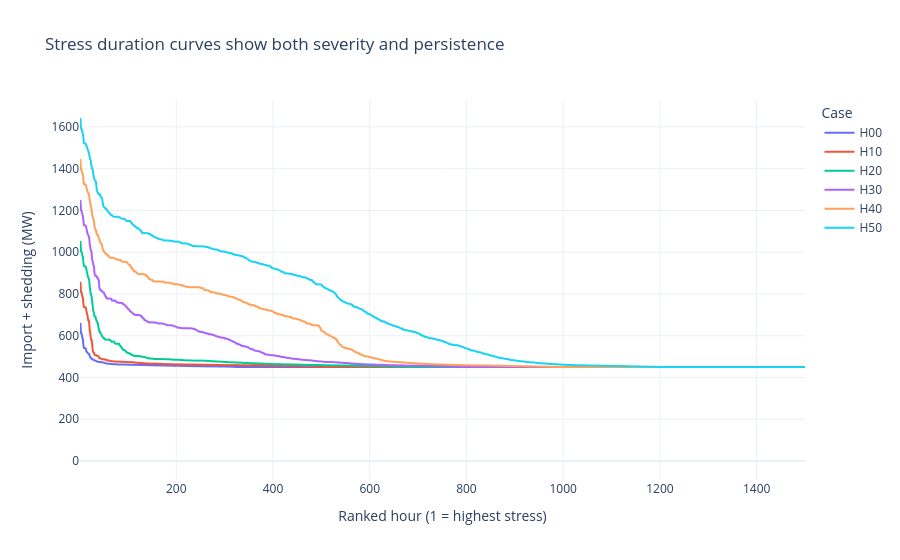

Here is the notebook cell this chart was saved with:
### Markdown cell above
## 5. Duration curves: how many hours are truly severe?

Duration curves rank hourly stress from highest to lowest. They distinguish a short, sharp peak from a persistent operating problem.

### Code cell
fig = px.line(duration, x='rank_hour', y='combined_mw_desc', color='scenario',
              labels={'rank_hour':'Ranked hour (1 = highest stress)','combined_mw_desc':'Import + shedding (MW)','scenario':'Case'},
              title='Stress duration curves show both severity and persistence',
              hover_data={'imports_mw_desc':':.1f','shedding_mw_desc':':.1f'})
fig.update_xaxes(range=[1,1500])
fig.update_layout(template='plotly_white')
fig.show()

### Figure 1 — Plotly figure (JSON) as saved in the notebook; plotly's stock layout.template omitted (floating-point values rounded to 4 significant figures; data arrays with more than 128 entries replaced by an {"elided": "..."} marker saying what was removed)
{"data": [{"customdata": {"elided": "8760x2 float values"}, "hovertemplate": "Case=H00<br>Ranked hour (1 = highest stress)=%{x}<br>Import + shedding (MW)=%{y}<br>imports_mw_desc=%{customdata[0]:.1f}<br>shedding_mw_desc=%{customdata[1]:.1f}<extra></extra>", "legendgroup": "H00", "line": {"color": "#636efa", "dash": "solid"}, "marker": {"symbol": "circle"}, "mode": "lines", "name": "H00", "showlegend": true, "type": "scattergl", "x": {"elided": "8760 int values"}, "xaxis": "x", "y": {"elided": "8760 float values"}, "yaxis": "y"}, {"customdata": {"elided": "8760x2 float values"}, "hovertemplate": "Case=H10<br>Ranked hour (1 = highest stress)=%{x}<br>Import + shedding (MW)=%{y}<br>imports_mw_desc=%{customdata[0]:.1f}<br>shedding_mw_desc=%{customdata[1]:.1f}<extra></extra>", "legendgroup": "H10", "line": {"color": "#EF553B", "dash": "solid"}, "marker": {"symbol": "circle"}, "mode": "lines", "name": "H10", "showlegend": true, "type": "scattergl", "x": {"elided": "8760 int values"}, "xaxis": "x", "y": {"elided": "8760 float values"}, "yaxis": "y"}, {"customdata": {"elided": "8760x2 float values"}, "hovertemplate": "Case=H20<br>Ranked hour (1 = highest stress)=%{x}<br>Import + shedding (MW)=%{y}<br>imports_mw_desc=%{customdata[0]:.1f}<br>shedding_mw_desc=%{customdata[1]:.1f}<extra></extra>", "legendgroup": "H20", "line": {"color": "#00cc96", "dash": "solid"}, "marker": {"symbol": "circle"}, "mode": "lines", "name": "H20", "showlegend": true, "type": "scattergl", "x": {"elided": "8760 int values"}, "xaxis": "x", "y": {"elided": "8760 float values"}, "yaxis": "y"}, {"customdata": {"elided": "8760x2 float values"}, "hovertemplate": "Case=H30<br>Ranked hour (1 = highest stress)=%{x}<br>Import + shedding (MW)=%{y}<br>imports_mw_desc=%{customdata[0]:.1f}<br>shedding_mw_desc=%{customdata[1]:.1f}<extra></extra>", "legendgroup": "H30", "line": {"color": "#ab63fa", "dash": "solid"}, "marker": {"symbol": "circle"}, "mode": "lines", "name": "H30", "showlegend": true, "type": "scattergl", "x": {"elided": "8760 int values"}, "xaxis": "x", "y": {"elided": "8760 float values"}, "yaxis": "y"}, {"customdata": {"elided": "8760x2 float values"}, "hovertemplate": "Case=H40<br>Ranked hour (1 = highest stress)=%{x}<br>Import + shedding (MW)=%{y}<br>imports_mw_desc=%{customdata[0]:.1f}<br>shedding_mw_desc=%{customdata[1]:.1f}<extra></extra>", "legendgroup": "H40", "line": {"color": "#FFA15A", "dash": "solid"}, "marker": {"symbol": "circle"}, "mode": "lines", "name": "H40", "showlegend": true, "type": "scattergl", "x": {"elided": "8760 int values"}, "xaxis": "x", "y": {"elided": "8760 float values"}, "yaxis": "y"}, {"customdata": {"elided": "8760x2 float values"}, "hovertemplate": "Case=H50<br>Ranked hour (1 = highest stress)=%{x}<br>Import + shedding (MW)=%{y}<br>imports_mw_desc=%{customdata[0]:.1f}<br>shedding_mw_desc=%{customdata[1]:.1f}<extra></extra>", "legendgroup": "H50", "line": {"color": "#19d3f3", "dash": "solid"}, "marker": {"symbol": "circle"}, "mode": "lines", "name": "H50", "showlegend": true, "type": "scattergl", "x": {"elided": "8760 int values"}, "xaxis": "x", "y": {"elided": "8760 float values"}, "yaxis": "y"}], "layout": {"legend": {"title": {"text": "Case"}, "tracegroupgap": 0}, "title": {"text": "Stress duration curves show both severity and persistence"}, "xaxis": {"anchor": "y", "domain": [0, 1], "range": [1, 1500], "title": {"text": "Ranked hour (1 = highest stress)"}}, "yaxis": {"anchor": "x", "domain": [0, 1], "title": {"text": "Import + shedding (MW)"}}}}
